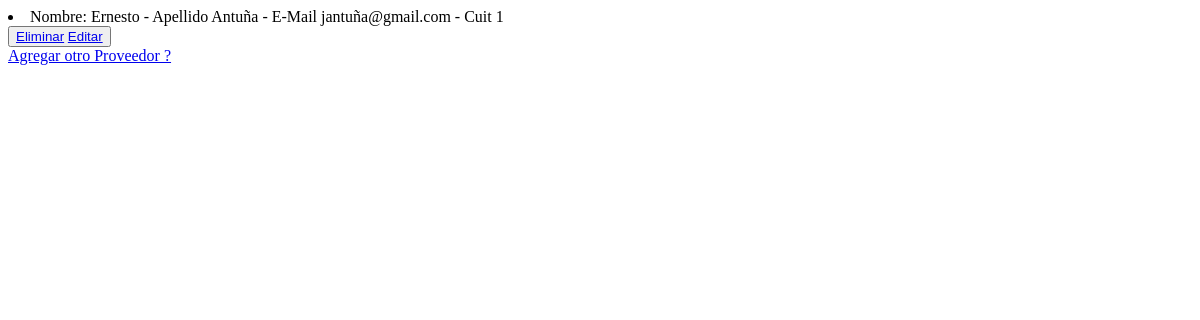
/App1/leerProvedor, run on an earlier commit of the app's database.
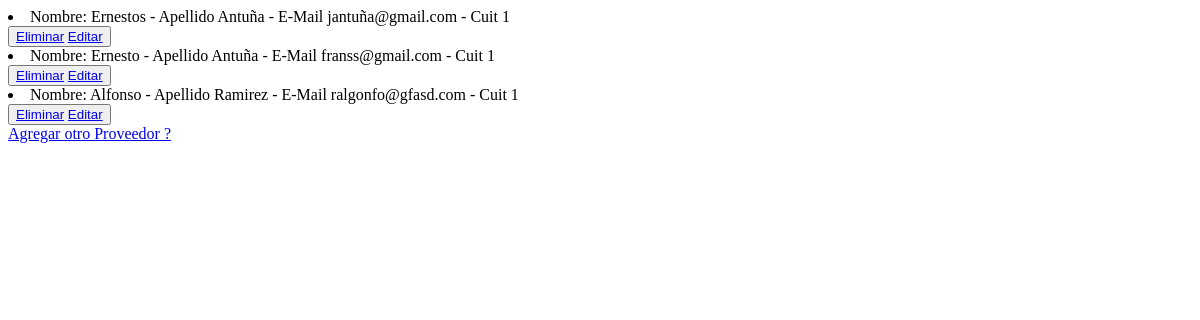
And on a later commit of the database.
### App1/models.py (models this page shows)
class proveedor(models.Model):
    def __str__(self):
        return f"Nombre: {self.nombre} - Apellido {self.apellido} - E-Mail {self.email} - Cuit {self.cuit}"
    nombre = models.CharField(max_length=30)
    apellido= models.CharField(max_length=30)
    email= models.EmailField()
    cuit= models.IntegerField ()

### App1/views.py (the view)
# urls.py: path('leerProvedor',views.leerProveedor,name='leerProveedor'),
def leerProveedor(request):
      proveedores = proveedor.objects.all() #trae todos los proveedores
      contexto= {"proveedores":proveedores}
      return render(request, "App1/leerproveedor.html",contexto)

### App1/Templates/App1/leerProveedor.html (shortened to what this page needs)
<!DOCTYPE html>
<html lang="en">
<head>
</head>
<body>
    {% for p in proveedores %}
        <li>{{p}}</li>
        <button>
            <a href="{% url 'EliminarProveedor' p.cuit %}"> Eliminar</a>
            <a href="{% url 'EditarProveedor' p.cuit %}"> Editar</a>
        </button>
    {% endfor %}
    <br>
    <a href="{% url 'proveedorformulario' %}"> Agregar otro Proveedor ?</a>
</body>
</html>

What changed in the data, as far as the page shows it:
changed proveedor: nombre+apellido+email "Nombre: Ernesto - Apellido Antuña - E-Mail jantuña@gmail.com - Cuit 1" → "Nombre: Ernestos - Apellido Antuña - E-Mail jantuña@gmail.com - Cuit 1"
added proveedor: nombre+apellido+email "Nombre: Ernesto - Apellido Antuña - E-Mail franss@gmail.com - Cuit 1"
added proveedor: nombre+apellido+email "Nombre: Alfonso - Apellido Ramirez - E-Mail ralgonfo@gfasd.com - Cuit 1"
